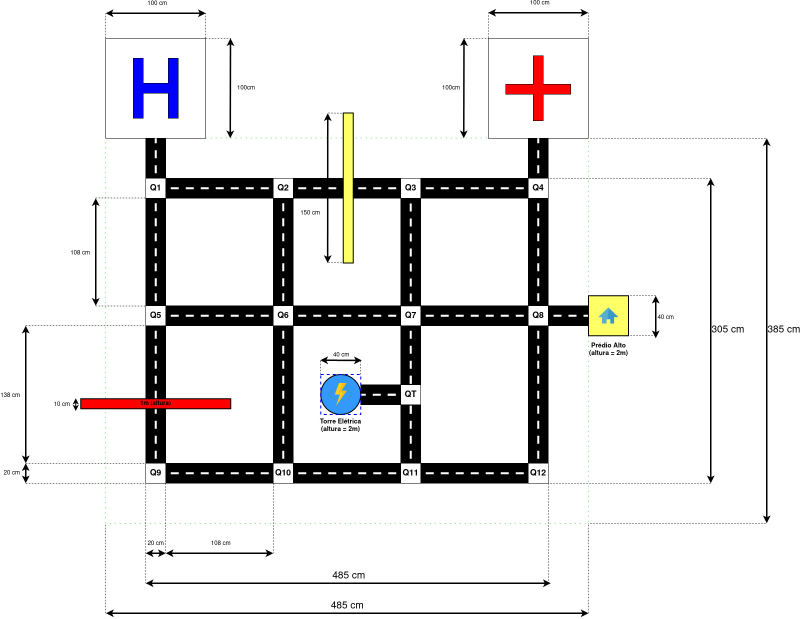
#> input picture Visao/Fira/FIRA_Cenario.jpg, 1601 x 1238 px (shown at 1/2 size); its folder holds only this picture in this run
$ python -i lines_tools.py   (imports and definitions only)   (older library calls are emulated)
#> lines starting #> are read from the running program, lines starting #| are printed output that depends on the picture; after the words box and inside, x2 and y2 are one past the last pixel; in counts of white or black regions, pixels touching at a corner belong together
#> further down, picture is the input picture: shape (1238, 1601, 3); mean B, G, R 227.9, 227.9, 228.8
import numpy as np
import cv2 as cv


def show_img(image, name):
    cv.namedWindow(name, cv.WINDOW_GUI_EXPANDED)
    cv.imshow(name, image)

# [7 lines left out: function get_image_parameters, not called in this run]

def binarization(imagem, noise_level = 1, threshold_type = "otsu", inv = "True"):
    '''
        Filtro para remover ruídos da imagem:

            --img0: cópia da imagem original
            -- noise_level(int): nivel de ruido na imagem original. Default = 1
            --blur_img: homogeneizar  a imagem img0. O gaussian blur é aplicado proporcionalmente ao nivel de ruido. kernel 3x3
            --bw_img: torna a blur_img em preto e branco
            --opening5: homogeneização separada das regiões claras e escuras (kernel np.ones((5,5)))
            --binary: binariza a opening5, caso necessário
            --canny: destaca os contornos
            --dilat: aplica morfologia "dilate" na imagem canny para destacar as extremidades/contornos
            --lines: output da HoughLinesP, que retorna as linhas da imagem
            --
    '''
#> called with noise_level = 1, threshold_type = 'otsu', inv = 'True'
    # imagem para edição
    img0 = np.copy(imagem)

    def apply_blur():
        # Aplica o Gaussian Blur numa quantidade de vezes que depende do nivel de ruido
        blur = np.copy(img0)
        for i in range(noise_level):
            blur = cv.GaussianBlur(blur, (3,3), 1)
        return blur

    blur_img = apply_blur()

    # imagem preto e branco
    bw_img = cv.cvtColor(blur_img, cv.COLOR_BGR2GRAY)

    # aplicando morfologia "opening"
    kernel5 = np.ones((5,5), np.uint8)
    opening5 = cv.morphologyEx(bw_img, cv.MORPH_OPEN, kernel5)
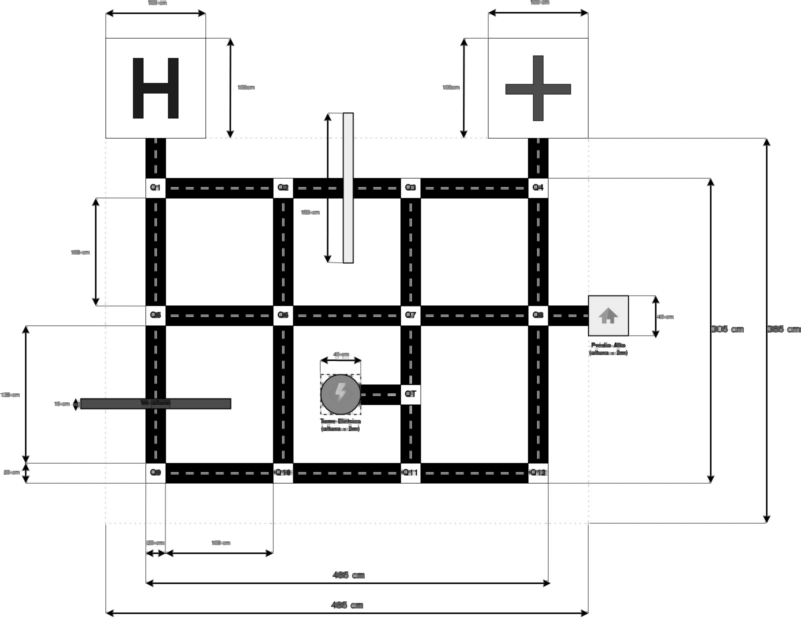
#> opening5: shape (1238, 1601) (shown at 1/2 size); min 0, max 255, mean 227.3

    def apply_threshold():
        # THRESHOLD da imagem (binarizacao):
        if threshold_type == "otsu":
            if inv == False:
                    ret, thresh = cv.threshold(opening5,0,255,cv.THRESH_BINARY+cv.THRESH_OTSU)
            else:
                    ret, thresh = cv.threshold(opening5,0,255,cv.THRESH_BINARY_INV+cv.THRESH_OTSU)
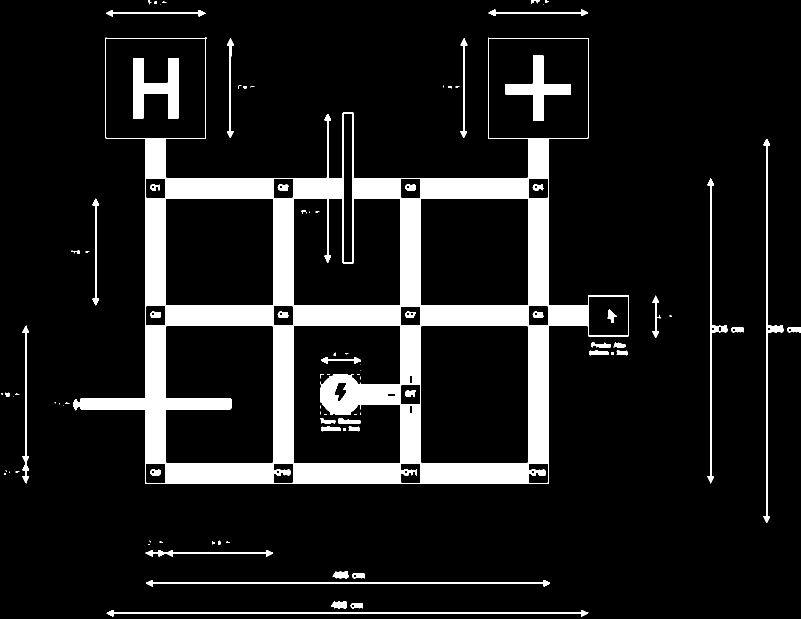
#> thresh: shape (1238, 1601) (shown at 1/2 size); 11.3% white; 94 white regions (42 under 20 px)
#> ret = 139

        elif threshold_type =="adaptative":
            if inv == False:
                thresh = cv.adaptiveThreshold(opening5, 255, cv.ADAPTIVE_THRESH_GAUSSIAN_C, cv.THRESH_BINARY, 11,2 )

            else:
                thresh = cv.adaptiveThreshold(opening5, 255, cv.ADAPTIVE_THRESH_GAUSSIAN_C, cv.THRESH_BINARY_INV, 11, 2)
        elif threshold_type == "global":
            if inv == False:
                ret, thresh = cv.threshold(opening5,40,255,cv.THRESH_BINARY)
            else:
                ret, thresh = cv.threshold(opening5,40,255,cv.THRESH_BINARY_INV)

        return thresh

    thresh_img = apply_threshold()

    contours, hierarchy = cv.findContours(thresh_img, cv.RETR_TREE, cv.CHAIN_APPROX_SIMPLE)
#> contours = 141 contours, 47 with area under 20; largest, box (x1, y1, x2, y2) and area: (146, 75, 1258, 968) 593590, (841, 651, 1057, 927) 59117, (331, 651, 547, 927) 56238, (586, 651, 802, 927) 50564, (841, 396, 1057, 612) 46217

    # Canny
    canny = cv.Canny(thresh_img, 100, 255)
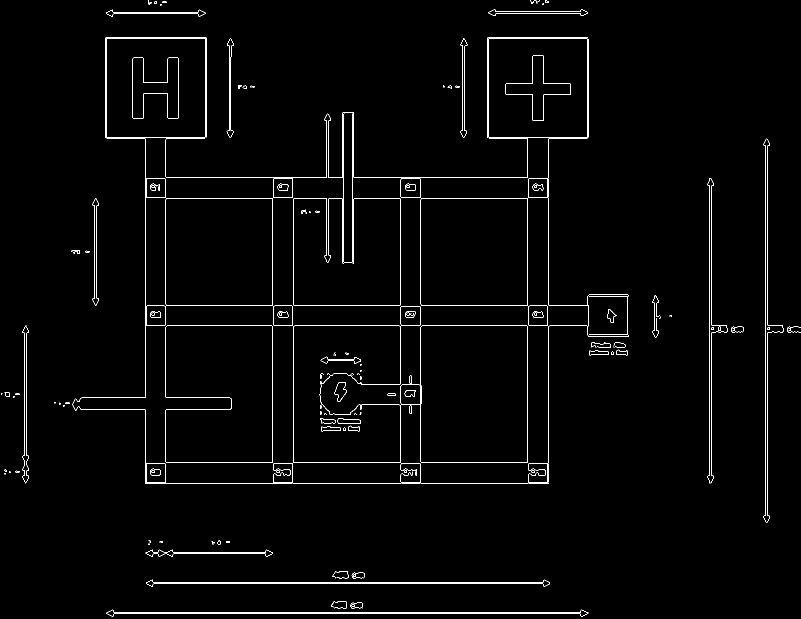
#> canny: shape (1238, 1601) (shown at 1/2 size); 1.6% white in thin lines or dots

    # Dilatation aplicado ao canny
    dilat = cv.dilate(canny, kernel5, iterations=1)
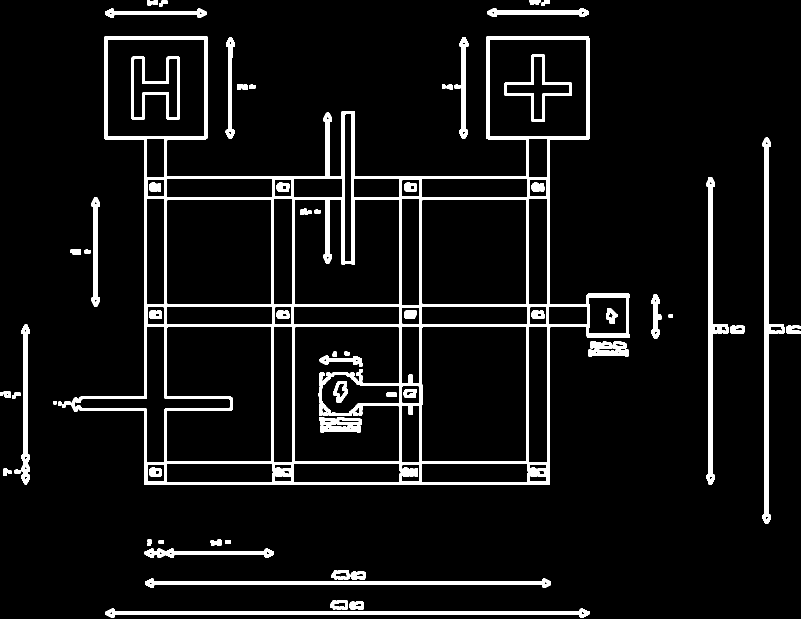
#> dilat: shape (1238, 1601) (shown at 1/2 size); 7.2% white; 76 white regions, largest, box (x1, y1, x2, y2) and area: (143, 72, 1260, 970) 78386, (211, 1217, 1179, 1235) 7935, (1524, 275, 1569, 1047) 6803

    output_imgs = {"blur": blur_img, "contours": contours, "bw": bw_img, "thresh": thresh_img}
    return output_imgs

# [341 lines left out: functions region_of_interest, direction_by_10pts, direction_by_moments, filter_points, yaw_angle_rads, yaw_angle_rads_alternative and 4 more, not called in this run]

>>> import cv2
>>> picture = cv2.imread('../Fira/FIRA_Cenario.jpg')
>>> result = binarization(picture)
#> result = 4 items
